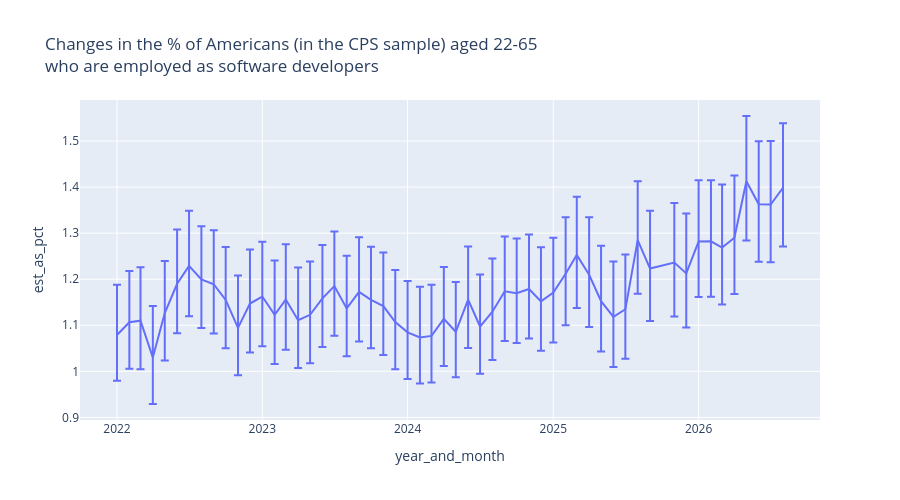

The cell this chart's notebook holds for it:
### Code cell
chart_height = 500
chart_width = 800
fig = px.line(swe_employment_year_month_props.query(
"employed_as_software_developer == '1'"), x = reference_period, 
y = 'est_as_pct', error_y = 'error_upper_as_pct', error_y_minus = 'error_lower_as_pct',
title = 'Changes in the % of Americans (in the CPS sample) aged 22-65<br>\
who are employed as software developers', height = chart_height)
fig
